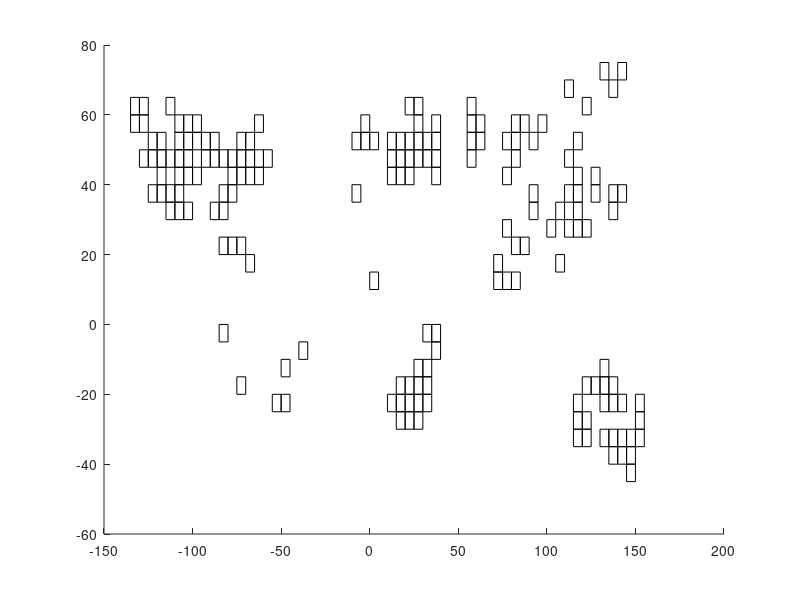

The MATLAB source for this figure: (Note: this script raises an error after producing the figure.)
clear
close
load inputs/colocbh_no.txt
load inputs/BH_locats.txt
load inputs/bhlocats.txt

set(0,'DefaultFigureColor',[1 1 1])

make_it_tight = true;
subplot = @(m,n,p) subtightplot (m, n, p, [0.01 0.05], [0.1 0.01], [0.1 0.01]);
if ~make_it_tight,  clear subplot;  end

nparts=173;
bh_long = (colocbh_no(:,1)-0.5)*5;
bh_lat = 90 -  (colocbh_no(:,2)-0.5)*5;
%bh_long2 = (colocbh_no2(:,1)-0.5)*5;
%bh_lat2 = 90 -  (colocbh_no2(:,2)-0.5)*5;

nparts=nparts;

for ic=1:nparts
 if(bh_long(ic)>180)
     bh_long(ic)=bh_long(ic) -360;
 end
end


% The number of MCMC iterations to sample from:
    itmax=50000;

hold on
for ic=1:nparts
    pos = [bh_long(ic)-2.5 bh_lat(ic)-2.5 5 5];
    rectangle('position',pos)
end

ax0=subplot(2,2,1)
hold all



xlim([-150 160])
ylim([-50 77.5])
box on
pbaspect([2 1 1])

hTitle=title('Borehole density')
hXLabel = xlabel('lon'                     );
hYLabel = ylabel('lat'                      );

set([hTitle, hXLabel, hYLabel], ...
    'FontName'   , 'Helvetica');









set(gca,'color',[0.8 0.8 0.8])



nparts=173;

partition_lonlat=colocbh_no;
partition_lonlat(:,1)=(colocbh_no(:,1))*5 - 2.5 ;
partition_lonlat(:,2)=(18 - colocbh_no(:,2)+1)*5- 2.5;
bhlocats(:,1) = bhlocats(:,1)*100*5 - 2.5 ;
bhlocats(:,2) = 90 - bhlocats(:,2)*37*5 +2.5;
 
glob_partition_lonlat=zeros(nparts,2);
glob_partition_lonlat(1:nparts,:)=partition_lonlat;


bh_long = (colocbh_no(:,1)-0.5)*5;
bh_lat = 90 -  (colocbh_no(:,2)-0.5)*5;

for ic=1:nparts
 if(bh_long(ic)>180)
     bh_long(ic)=bh_long(ic) -360;
 end
 if(partition_lonlat(ic,1)>180)
     partition_lonlat(ic,1)=partition_lonlat(ic,1) -360;
 end
 if(bhlocats(ic,1)>180)
     bhlocats(ic,1)=bhlocats(ic,1) -360;
 end
end

partition_count=zeros(nparts);
dellon=2.5;
dellat=2.5;
for ib=1:1012
for ic=1:nparts
   if(BH_locats(ib,1)>=partition_lonlat(ic,1)-dellon & BH_locats(ib,1)<partition_lonlat(ic,1)+dellon)
       if(BH_locats(ib,2)>=partition_lonlat(ic,2)-dellat & BH_locats(ib,2)<partition_lonlat(ic,2)+dellat)
           
           partition_count(ic) =partition_count(ic)+1;
       end 
   end
    
end
end

partition_count(:,1);
cmph=colormap(ax0, parula(7));
%
hold all
for ic=1:nparts
    pos = [partition_lonlat(ic,1)-2.5 partition_lonlat(ic,2)-2.5 5 5];
    
    if( partition_count(ic,1)<=2)
        color = cmph(1,:);
    end
    if(partition_count(ic,1)>2 & partition_count(ic,1)<=4)
        color = cmph(2,:);
    end
    if(partition_count(ic,1)>4 & partition_count(ic,1)<=6)
        color = cmph(3,:);
    end
    if(partition_count(ic,1)>6 & partition_count(ic,1)<=8)
        color = cmph(4,:);
    end
   if(partition_count(ic,1)>8 & partition_count(ic,1)<=10)
        color = cmph(5,:);
    end
    if(partition_count(ic,1)>10 & partition_count(ic,1)<=12)
        color = cmph(6,:);
    end
    if(partition_count(ic,1)>12)
        color = cmph(7,:);
    end
    %rectangle('position',pos,'FaceColor',color,'EdgeColor',[0.5 0.5 0.5],'LineWidth',0.1)
    rectangle('position',pos,'FaceColor',color,'EdgeColor','none')
    
end

hcb1=colorbar;
set(gca, 'CLim', [0, 14]);
set(hcb1,'YTick',[,2,4,6,8,10,12,],'Location','eastoutside')
load inputs/world.dat
plot(world(:,1),world(:,2),'color','black')

%plot(bh_long,bh_lat,'linestyle','none','marker','s','markersize',15,'color','blue')
%plot(BH_locats(:,1),BH_locats(:,2),'linestyle','none','marker','.','markersize',8,'color','black','linewidth',0.25)
%hold on
%plot(BH_locats2(:,1),BH_locats2(:,2),'linestyle','none','marker','o','markersize',3,'color','black','linewidth',1)


% ------------------------------------
ax1=subplot(2,2,2)

% Now I need the latest logging date in each gridcell:
% This is the logging date minus 10 years in each case
borehole_date = zeros(nparts,2);
borehole_z0 = zeros(nparts,2);
borehole_zmax = zeros(nparts,2);
load inputs/minsofar.dat
borehole_date(1:nparts,2) = minsofar;

load inputs/minsofar2.dat
borehole_z0(1:nparts,2)= minsofar2;


load inputs/zmax.dat
borehole_zmax(1:nparts,2)= zmax;


hold all
load inputs/world.dat
plot(world(:,1),world(:,2),'color','black')

xlim([-180 180])
ylim([-50 80])
box on
pbaspect([2 2 1])
cmph=colormap(ax1, parula(6));
%
hold all
for ic=1:nparts
    pos = [partition_lonlat(ic,1)-2.5 partition_lonlat(ic,2)-2.5 5 5];
    
    if( borehole_date(ic,2)<=1965)
        color = cmph(1,:);
    end
    if(borehole_date(ic,2)>1965 & borehole_date(ic,2)<=1975)
        color = cmph(2,:);
    end
    if(borehole_date(ic,2)>1975 & borehole_date(ic,2)<=1985)
        color = cmph(3,:);
    end
    if(borehole_date(ic,2)>1985 & borehole_date(ic,2)<=1995)
        color = cmph(4,:);
    end
   if(borehole_date(ic,2)>1995 & borehole_date(ic,2)<=2005)
        color = cmph(5,:);
    end
    if(borehole_date(ic,2)>2005 & borehole_date(ic,2)<=2015)
        color = cmph(6,:);
    end
    %rectangle('position',pos,'FaceColor',color,'EdgeColor',[0.5 0.5 0.5],'LineWidth',0.1)
    rectangle('position',pos,'FaceColor',color,'EdgeColor','none')
    
end

hcb2=colorbar;
set(gca, 'CLim', [1955, 2015]);
set(hcb2,'YTick',[,1965,1975,1985,1995,2005,2015],'Location','eastoutside')
%cbh=colorbar(gca);
%set(gca,'XTick',[1955:10:2015],'XTickLabel',{'','1965','1975','1985','1995','2005',''});

xlim([-150 160])
ylim([-50 77.5])
box on
pbaspect([2 1 1])
hTitle=title('Latest logging date (year CE)')
hXLabel = xlabel('lon'                     );
hYLabel = ylabel('lat'                      );

set([hTitle, hXLabel, hYLabel], ...
    'FontName'   , 'Helvetica');


set(gca,'color',[0.8 0.8 0.8])








ax2=subplot(2,2,3)
hold all
load inputs/world.dat
plot(world(:,1),world(:,2),'color','black')

xlim([-180 180])
ylim([-50 80])
box on
pbaspect([2 1 1])
%cmp=colormap(ax2,hot(11        ))
%cmp=colormap(ax2,ametrine(11,'invert',1))
cmp=colormap(ax2,parula(8))
hcb3=colorbar;
hold all
for ic=1:nparts
    pos = [partition_lonlat(ic,1)-2.5 partition_lonlat(ic,2)-2.5 5 5];
    
    if( borehole_z0(ic,2)<=10)
        color = cmp(1,:);
    end
    if(borehole_z0(ic,2)>10 & borehole_z0(ic,2)<=20)
        color = cmp(2,:);
    end
    if(borehole_z0(ic,2)>20 & borehole_z0(ic,2)<=30)
        color = cmp(3,:);
    end
    if(borehole_z0(ic,2)>30 & borehole_z0(ic,2)<=40)
        color = cmp(4,:);
    end
   if(borehole_z0(ic,2)>40 & borehole_z0(ic,2)<=50)
        color = cmp(5,:);
    end
    if(borehole_z0(ic,2)>50 & borehole_z0(ic,2)<=60)
        color = cmp(6,:);
    end
    if(borehole_z0(ic,2)>60 & borehole_z0(ic,2)<=70)
        color = cmp(7,:);
    end
    if(borehole_z0(ic,2)>70)
        color = cmp(8,:);
    end
   
    rectangle('position',pos,'FaceColor',color,'EdgeColor','none')
    
end


set(gca, 'CLim', [0, 80]);
set(hcb3,'YTick',[,10,20,30,40,50,60,70,],'Location','eastoutside')
xlim([-150 160])
ylim([-50 77.5])
box on
pbaspect([2 1 1])
hTitle=title('Profile top (m)')
hXLabel = xlabel('lon'                     );
hYLabel = ylabel('lat'                      );

set([hTitle, hXLabel, hYLabel], ...
    'FontName'   , 'Helvetica');
set(gca,'color',[0.8 0.8 0.8])









ax3=subplot(2,2,4)
hold all
load inputs/world.dat
plot(world(:,1),world(:,2),'color','black')

xlim([-180 180])
ylim([-50 80])
box on
pbaspect([2 1 1])
cmp3=colormap(ax3,parula(7        ))
hcb4=colorbar
hold all
for ic=1:nparts
    pos = [partition_lonlat(ic,1)-2.5 partition_lonlat(ic,2)-2.5 5 5];
    
    if( borehole_zmax(ic,2)<=250)
        color = cmp3(1,:);
    end
    if(borehole_zmax(ic,2)>250 & borehole_zmax(ic,2)<=350)
        color = cmp3(2,:);
    end
    if(borehole_zmax(ic,2)>350 & borehole_zmax(ic,2)<=450)
        color = cmp3(3,:);
    end
    if(borehole_zmax(ic,2)>450 & borehole_zmax(ic,2)<=550)
        color = cmp3(4,:);
    end
   if(borehole_zmax(ic,2)>550 & borehole_zmax(ic,2)<=650)
        color = cmp3(5,:);

    end
    if(borehole_zmax(ic,2)>650 & borehole_zmax(ic,2)<=750)
        color = cmp3(6,:);
    end
   
    
    if(borehole_zmax(ic,2)>750)
        color = cmp3(7,:);
    end
    rectangle('position',pos,'FaceColor',color,'EdgeColor','none')
    
end


set(gca, 'CLim', [150, 850]);
set(hcb4,'YTick',[,250,350,450,550,650,750,],'Location','eastoutside')
xlim([-150 160])
ylim([-50 77.5])
box on
pbaspect([2 1 1.5])
hTitle=title('Profile bottom (m)')
hXLabel = xlabel('lon'                     );
hYLabel = ylabel('lat'                      );

set([hTitle, hXLabel, hYLabel], ...
    'FontName'   , 'Helvetica');
set(gca,'color',[0.8 0.8 0.8])

ax0.TitleFontSizeMultiplier = 0.9;
ax1.TitleFontSizeMultiplier = 0.9;
ax2.TitleFontSizeMultiplier = 0.9;
ax3.TitleFontSizeMultiplier = 0.9;


x0=100;
y0=100;
width=900;
height=500

set(gcf,'position',[x0,y0,width,height])
fig = gcf;
fig.InvertHardcopy = 'off';
print -painters -depsc2 -r2500 plots/logging_date_depths_density_all.eps

%saveas(gca,'plots/myfigure.pdf')